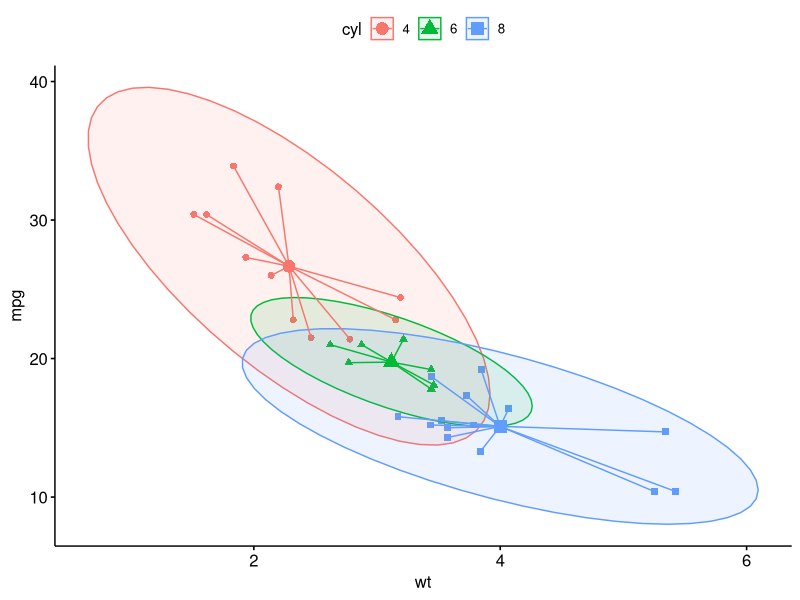

R code for this plot:
library(ggpubr)


### Name: stat_stars
### Title: Add Stars to a Scatter Plot
### Aliases: stat_stars

### ** Examples

# Load data
data("mtcars")
df <- mtcars
df$cyl <- as.factor(df$cyl)

# Scatter plot with ellipses and group mean points
ggscatter(df, x = "wt", y = "mpg",
   color = "cyl", shape = "cyl",
   mean.point = TRUE, ellipse = TRUE)+
 stat_stars(aes(color = cyl))
